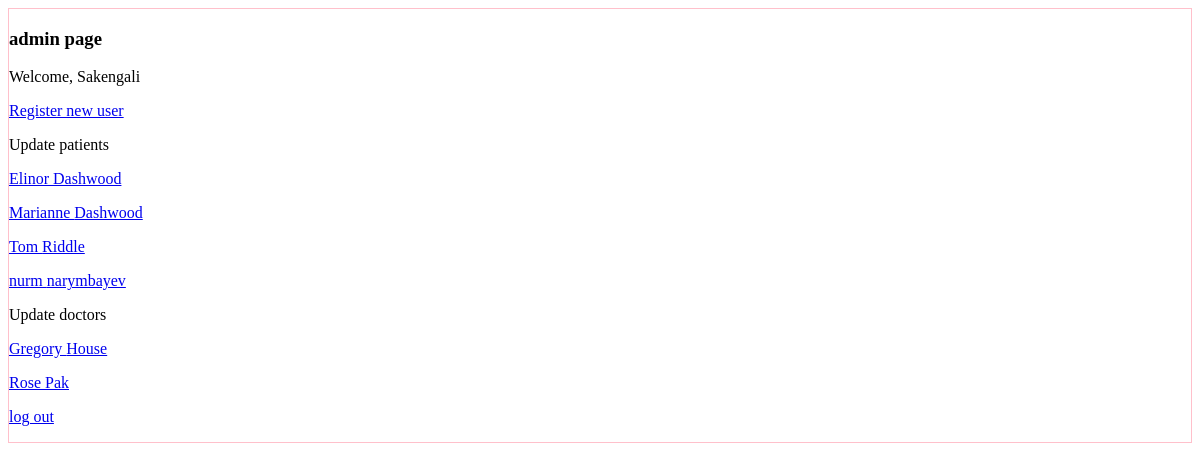
The page /users/personal (signed in) on the database as committed earlier.
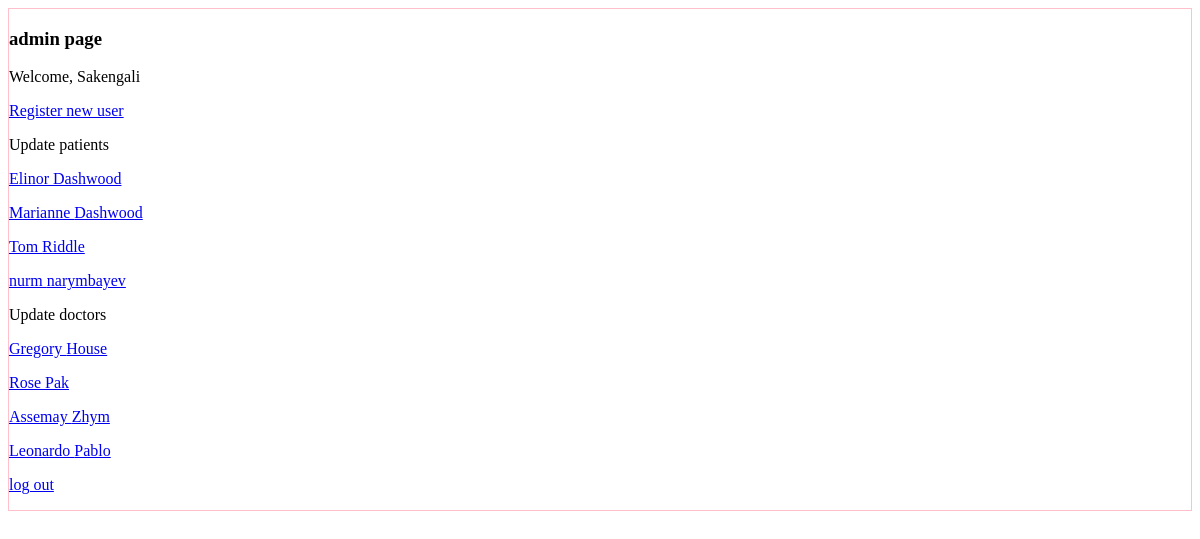
The same page on the database as committed later.
### users/models.py (models this page shows, shortened)
class Patient(models.Model):
    user = models.OneToOneField(User, on_delete=models.CASCADE, primary_key=True)
    date_of_birth = models.DateField(blank=True)
    IIN = models.IntegerField(max_length=12, blank=True)
    gov_id = models.IntegerField(max_length=12,blank=True)
    name = models.CharField(max_length=50, blank=True)
    surname = models.CharField(max_length=50, blank=True)
    middle_name = models.CharField(max_length=50, blank=True)
    blood_group = models.CharField(max_length=2, blank=True, choices=blood_group_choices)
    contact_close = models.CharField(max_length=11,blank=True)
    phone_number = models.CharField(max_length=11,blank=True)
    address = models.CharField(max_length=50, blank=True)
    marital_status = models.CharField(max_length=10, blank=True, choices = marital_status_choices)
    registration_date = models.DateField(default = datetime.today())
    assigned_doctor = models.ForeignKey(Doctor, related_name='assigned_patients', on_delete=models.PROTECT, default = Doctor.objects.get(surname="House").pk) #why added pk?

class Doctor(models.Model):
    user = models.OneToOneField(User, on_delete=models.CASCADE, primary_key=True)
    date_of_birth = models.DateField(blank=True)
    IIN = models.IntegerField(max_length=12, blank=True)
    gov_id = models.IntegerField(max_length=12,blank=True)
    name = models.CharField(max_length=50, blank=True)
    surname = models.CharField(max_length=50, blank=True)
    middle_name = models.CharField(max_length=50, blank=True)
    phone_number = models.CharField(max_length=11,blank=True)
    department_ID = models.IntegerField(max_length=6, blank=True)
    spec = models.ForeignKey(Specialization, on_delete = models.SET_NULL, blank = True, null = True)
    experience = models.CharField(max_length=2, blank=True)
    photo = models.ImageField(upload_to='images', blank=True)
    category=models.CharField(max_length=10, blank=True)
    appointment_price = models.CharField(max_length = 7, blank=True)
    education = models.CharField(max_length=30, blank=True)
    rating = models.IntegerField(max_length = 2, blank=True)
    address = models.CharField(max_length = 30, blank=True)
    homepage = models.URLField(blank=True)

### users/views.py (the view)
# urls.py: path('personal', views.personal, name='personal'),
@login_required
def personal(request):
    user = request.user
    if is_patient(user):
        if not user.patient.chatrooms.first():
            Chatrooms.objects.create(patient = user.patient, doctor = user.patient.assigned_doctor)
        if request.method == "POST":
            user.patient.gov_id = request.POST["gov_id"]
            user.patient.name = request.POST["name"]
            user.patient.surname = request.POST["surname"]
            user.patient.middle_name = request.POST["middle_name"]
            user.patient.address = request.POST["address"]
            user.patient.phone_number = request.POST["phone_number"]
            user.patient.email = request.POST["email"]
            user.patient.contact_close = request.POST["contact_close"]
            user.patient.save()
            return HttpResponseRedirect(reverse('personal'))
        return render(request, 'users/patient_page.html')
    elif is_doctor(user):
        return render(request, 'users/doctor_page.html')
    elif is_admin(user):
        patients = Patient.objects.all()
        doctors = Doctor.objects.all()
        return render(request, 'users/admin_page.html', {
            'patients' : patients, 'doctors' : doctors
        })
    return HttpResponseRedirect(reverse('admin:index'))

### users/views.py (called while the page is built)
def is_patient(user):
    try:
        if user.patient:
            return True
    except:
        return False

def is_doctor(user):
    try:
        if user.doctor:
            return True
    except:
        return False

def is_admin(user):
    return user.is_staff

### users/templates/users/admin_page.html (shortened to what this page needs)
{% extends 'users/layout.html' %}
{%block body%}
    <div style="border: 1px solid pink">
        <h3>admin page</h3>
        <p>Welcome, {{request.user.username}} </p>
        <p><a href="{% url 'register' %}">Register new user</a></p>
        <p>Update patients </p>
        {% for patient in patients%}
        <p><a href="{% url 'update' role='Patient' id=patient.user_id %}">{{ patient.name}} {{ patient.surname}}</a></p>
        {% endfor %}
        <p>Update doctors </p>
        {% for doctor in doctors%}
        <p><a href="{% url 'update' role='Doctor' id=doctor.user_id  %}">{{ doctor.name}} {{ doctor.surname}}</a></p>
        {% endfor %}
        <p><a href="{% url 'logout' %}">log out</a></p>
{% endblock %}

Rows that differ between the two databases and show on the page:
added Doctor: name "Assemay", surname "Zhym"
added Doctor: name "Leonardo", surname "Pablo"
